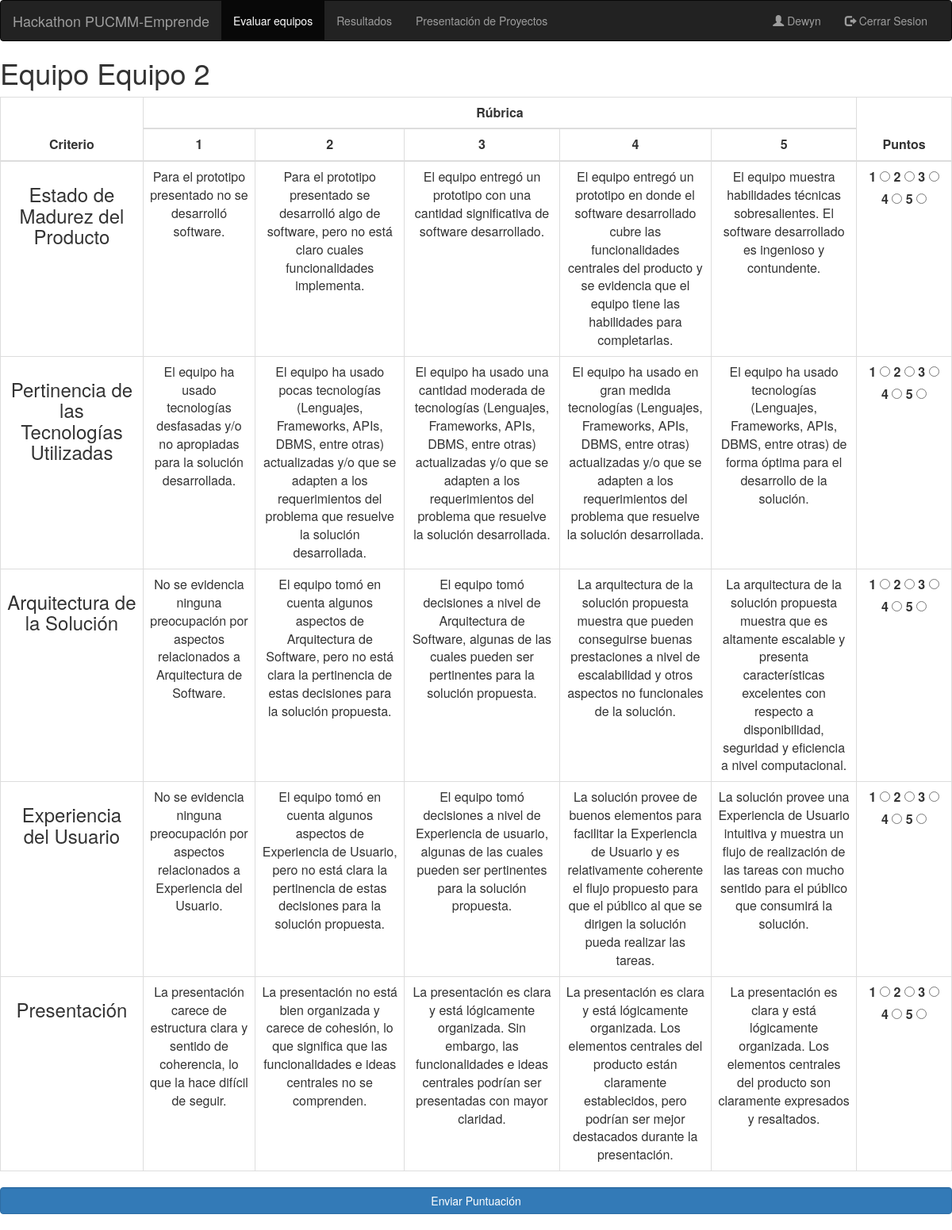
Page /equipos-evaluar/equipo/2 (signed in) on the earlier database version.
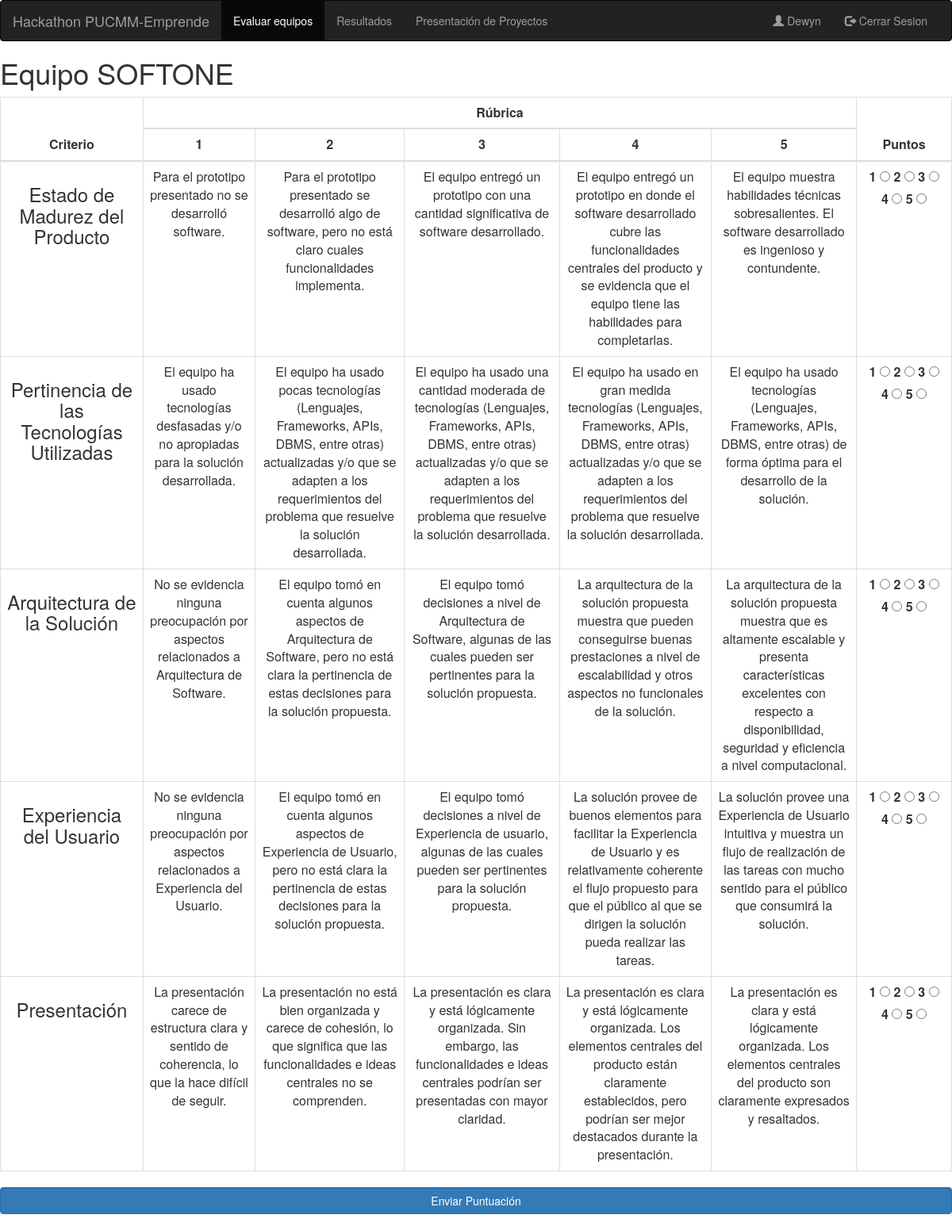
Same page on the later database version.
### evaluacion/models.py (models this page shows, shortened)
class Equipo(models.Model):
    nombre = models.CharField(max_length=15, null=False, blank=False)
    puntuacion = models.IntegerField(default=0)
    habilitado = models.BooleanField(null=False, default=True)

### evaluacion/views.py (the view, shortened to what this page needs)
# urls.py: path('equipos-evaluar/equipo/<int:pk>', EvaluarEquipo.as_view(), name='equipos-evaluar'),
class EvaluarEquipo(LoginRequiredMixin, DetailView):
    model = Equipo
    template_name = 'evaluar-equipo.html'
    login_url = settings.LOGIN_URL
    def get_context_data(self, **kwargs):
        context = super(EvaluarEquipo, self).get_context_data(**kwargs)
        jurado = Jurado.objects.filter(user=self.request.user).first()
        context['criterios'] = Criterio.objects.all().filter(tipo_jurado=jurado.tipo)
        return context

### evaluacion/templates/evaluar-equipo.html (shortened to what this page needs)
<html>
{% load bootstrap3 %}
    {% bootstrap_css %}
{% block navbar %}
    <nav class="navbar navbar-inverse">
        <div class="container-fluid">
            <div class="navbar-header">
                <a class="navbar-brand">Hackathon PUCMM-Emprende</a>
            </div>
            <div class="collapse navbar-collapse" id="myNavbar">
                <ul class="nav navbar-nav">
                    <li class="active"><a href="/equipos-evaluar">Evaluar equipos</a></li>
                    <li><a href="/resultados">Resultados</a></li>
                    <li><a href="/presentacion-equipos">Presentación de Proyectos</a></li>
                </ul>
                <ul class="nav navbar-nav navbar-right">
                    <li><a href="#"><span class="glyphicon glyphicon-user"></span> {{ user.get_username | capfirst }}
                    </a></li>
                    <li><a href="/logout"><span class="glyphicon glyphicon-log-out"></span> Cerrar Sesion</a></li>
                </ul>
            </div>
        </div>
    </nav>
{% endblock %}
{% block content %}
    <div class="list-group">
        <h1>Equipo {{ object.nombre }}</h1>
        <form action="/equipos-evaluar/equipo/{{ object.id }}" method="post">
            <table class="table table-bordered">
                <thead>
                <tr>
                    <th class="text-center" rowspan="2" width="15%">Criterio</th>
                    <th class="text-center" colspan="5">Rúbrica</th>
                    <th class="text-center" rowspan="2" width="10%">Puntos</th>
                </tr>
                <tr>
                    <th class="text-center">1</th>
                    <th class="text-center">2</th>
                    <th class="text-center">3</th>
                    <th class="text-center">4</th>
                    <th class="text-center">5</th>
                </tr>
                </thead>
                <tbody>
                {% for c in criterios %}
                    <tr>
                        <td rowspan="1" class="text-center"><h3>{{ c.nombre }}</h3></td>
                        <td class="text-center">{{ c.explicacion1 }}</td>
                        <td class="text-center">{{ c.explicacion2 }}</td>
                        <td class="text-center">{{ c.explicacion3 }}</td>
                        <td class="text-center">{{ c.explicacion4 }}</td>
                        <td class="text-center">{{ c.explicacion5 }}</td>
                        <td class="text-center">
                            <fieldset id="group1">
                                <label>1
                                    <input type="radio" value="1" name="group-{{ c.id }}">
                                </label>
                                <label>2
                                    <input type="radio" value="2" name="group-{{ c.id }}">
                                </label>
                                <label>3
                                    <input type="radio" value="3" name="group-{{ c.id }}">
                                </label>
                                <label>4
                                    <input type="radio" value="4" name="group-{{ c.id }}">
                                </label>
                                <label>5
                                    <input type="radio" value="5" name="group-{{ c.id }}">
                                </label>
                            </fieldset>
                        </td>
                    </tr>
                {% endfor %}
                </tbody>
            </table>
            <input value="Enviar Puntuación" type="submit" class="btn btn-primary form-control">
        </form>
    </div>
{% endblock %}
</html>

Differences in the rows shown:
changed Equipo: nombre "Equipo 2" → "SOFTONE"
